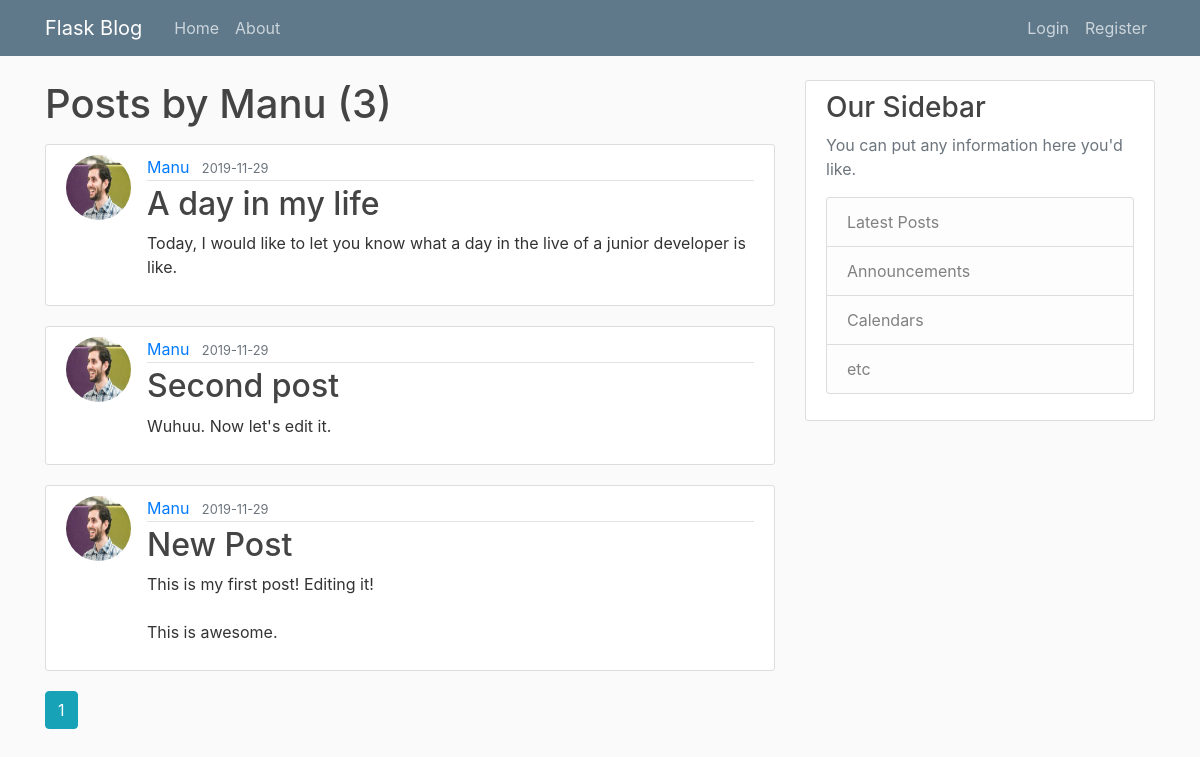
Page /user/Manu on the earlier database version.
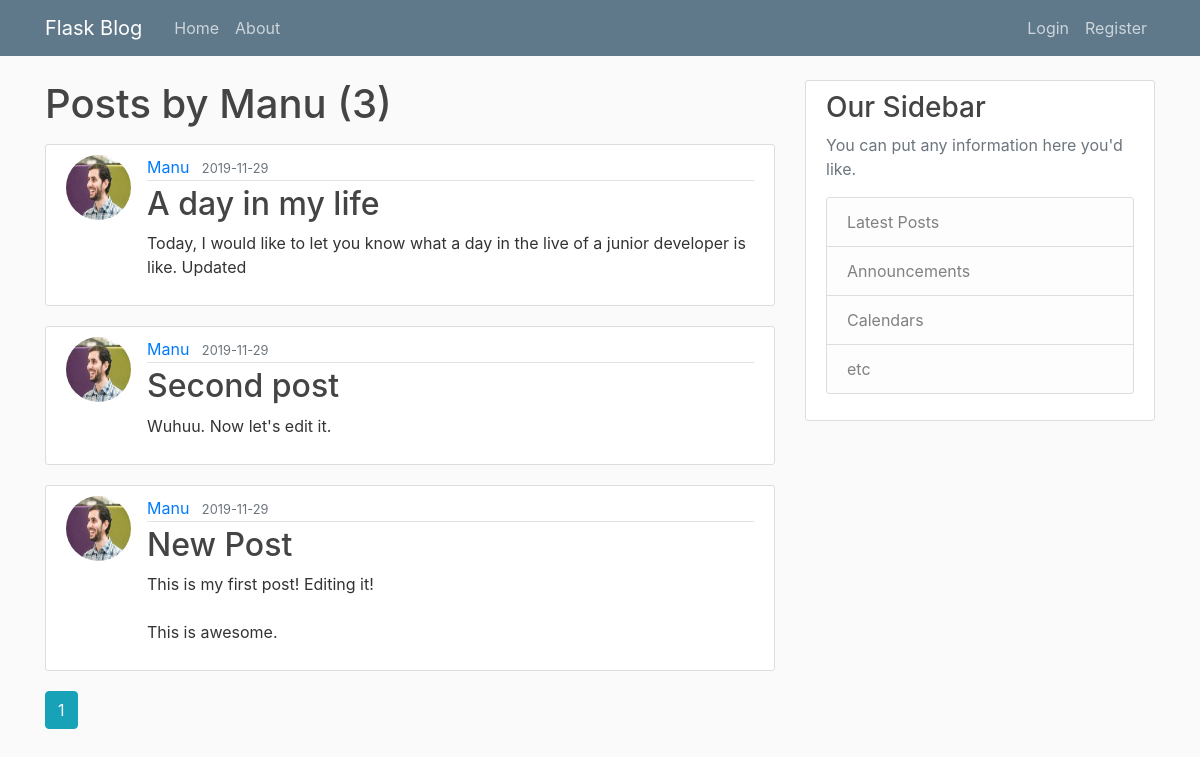
Same page on the later database version.
### flaskblog/models.py (models this page shows, shortened)
class Post(db.Model):
    id = db.Column(db.Integer, primary_key=True)
    title = db.Column(db.String(100), nullable=False)
    date_posted = db.Column(db.DateTime, nullable=False, default=datetime.utcnow)
    content = db.Column(db.Text, nullable=False)
    user_id = db.Column(db.Integer, db.ForeignKey('user.id'), nullable=False)

class User(db.Model, UserMixin):
    id = db.Column(db.Integer, primary_key=True)
    username = db.Column(db.String(20), unique=True, nullable=False) # unique userName and it's mandatory
    email = db.Column(db.String(120), unique=True, nullable=False)
    photo_profile = db.Column(db.String(20), nullable=False, default='default_photo.jpg')
    password = db.Column(db.String(60), nullable=False)
    posts = db.relationship('Post', backref='author', lazy=True) # lazy argument means it will load the data in one go

### flaskblog/users/routes.py (the view)
@users.route("/user/<string:username>")
def user_posts(username):
    page = request.args.get('page', 1, type=int)
    user = User.query.filter_by(username=username).first_or_404()
    posts = Post.query.filter_by(author=user)\
        .order_by(Post.date_posted.desc())\
        .paginate(page=page, per_page=5)
    return render_template('user_posts.html', posts=posts, user=user)

### flaskblog/templates/user_posts.html
{% extends "layout.html" %}
{% block content %}
<h1 class="mb-3">Posts by {{ user.username }} ({{ posts.total }})</h1>
    {% for post in posts.items %}
    <article class="media content-section">
        <img src="{{ url_for('static', filename='profile_photos/' + post.author.photo_profile) }}" alt="" class="rounded-circle article-img">
        <div class="media-body">
            <div class="article-metadata">
                <a class="mr-2" href="{{ url_for('users.user_posts', username=post.author.username) }}">{{ post.author.username }}</a>
                <small class="text-muted">{{ post.date_posted.strftime('%Y-%m-%d') }}</small>
            </div>
            <h2><a class="article-title" href="{{ url_for('users.post', post_id=post.id) }}">{{ post.title }}</a></h2>
            <p class="article-content">{{ post.content }}</p>
        </div>
    </article>
    {% endfor %}
    {% for page_num in posts.iter_pages(left_edge=1, right_edge=1, left_current=1, right_current=2) %}
        {% if page_num %}
            {% if posts.page == page_num %}
            <a class="btn btn-info mb-4" href="{{ url_for('users.user_posts', username=user.username, page=page_num) }}">{{ page_num }}</a>
            {% else %}
            <a class="btn btn-outline-info mb-4" href="{{ url_for('users.user_posts', username=user.username, page=page_num) }}">{{ page_num }}</a>
            {% endif %}
        {% else %}
            ...
        {% endif %}
    {% endfor %}
{% endblock content %}

Differences in the rows shown:
changed Post "A day in my life": content "Today, I would like to let you know what a day in the live of a junior developer is like." → "Today, I would like to let you know what a day in the live of a junior developer is like. Updated"
